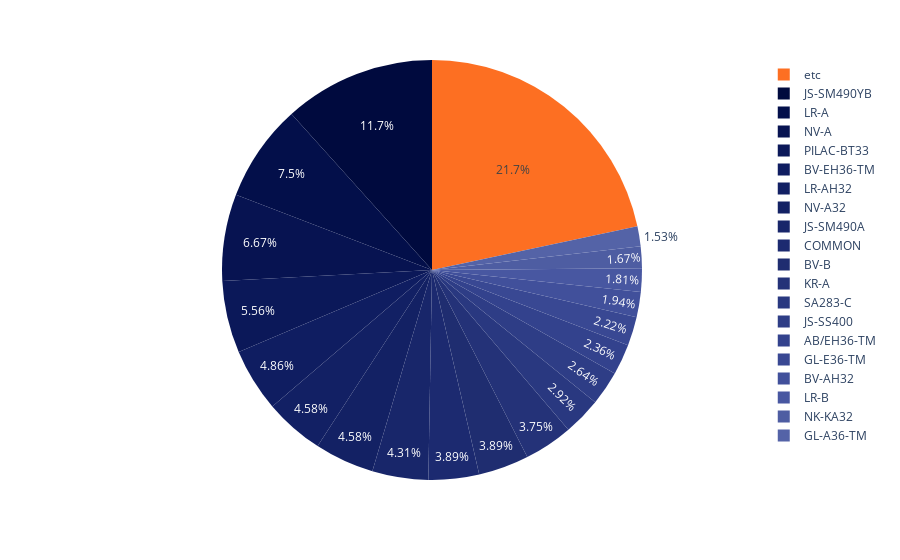

Notebook cell for this chart:
### Code cell
import plotly.graph_objects as go
fig = px.pie(pie01, values='scale', names='spec')
colors = ['#000A3E', '#030F4A', '#071351', '#0B1859', '#0F1D61', '#122064', '#132164', '#18266A', '#1C2A70', '#1F2D70', '#243278', '#293880', '#2E3D86', '#33428D', '#394893', '#41509B', '#4857A1', '#4E5DA2', '#5463A7'
          ,'#FD6F22']

# fig = go.Figure(data=[go.Pie(labels=['Oxygen','Hydrogen','Carbon_Dioxide','Nitrogen'],
#                              values=[4500,2500,1053,500])])
# fig.update_traces(hoverinfo='label+percent')
fig.update_traces(marker=dict(colors=colors))
fig.show()

### Figure 1 — Plotly figure (JSON) as saved in the notebook; plotly's stock layout.template omitted (floating-point values rounded to 4 significant figures)
{"data": [{"domain": {"x": [0, 1], "y": [0, 1]}, "hovertemplate": "spec=%{label}<br>scale=%{value}<extra></extra>", "labels": ["JS-SM490YB", "LR-A", "NV-A", "PILAC-BT33", "BV-EH36-TM", "LR-AH32", "NV-A32", "JS-SM490A", "COMMON", "BV-B", "KR-A", "SA283-C", "JS-SS400", "AB/EH36-TM", "GL-E36-TM", "BV-AH32", "LR-B", "NK-KA32", "GL-A36-TM", "etc"], "legendgroup": "", "marker": {"colors": ["#000A3E", "#030F4A", "#071351", "#0B1859", "#0F1D61", "#122064", "#132164", "#18266A", "#1C2A70", "#1F2D70", "#243278", "#293880", "#2E3D86", "#33428D", "#394893", "#41509B", "#4857A1", "#4E5DA2", "#5463A7", "#FD6F22"]}, "name": "", "showlegend": true, "type": "pie", "values": [84, 54, 48, 40, 35, 33, 33, 31, 28, 28, 27, 21, 19, 17, 16, 14, 13, 12, 11, 156]}], "layout": {"legend": {"tracegroupgap": 0}, "margin": {"t": 60}}}
